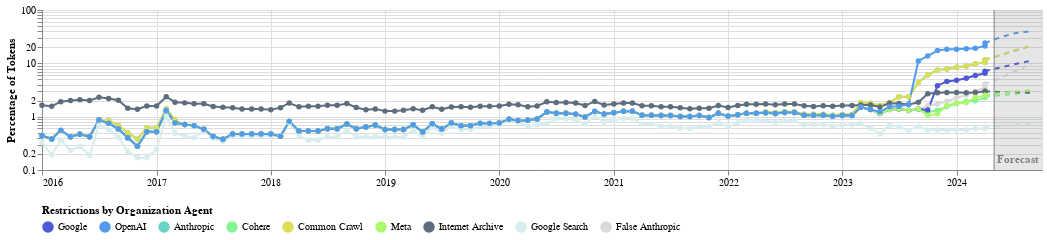

Source (notebook cell):
### Markdown cell above
## Plot Restrictions by Company

### Code cell
df = robots_temporal_head_summary.copy()

forecast_startdate = df["period"].max().strftime("%Y-%m-%d")
df = forecasting_util.forecast_company_comparisons_altair(
    df,
    lags=LAGS,
    val_col="tokens",
    n_periods=N_PERIODS
)

AGENT_COLORMAP = {
    "Google": "#4D58D5",          # blue
    "OpenAI": "#519BEE",          # coral
    "Anthropic": "#68D4C4",       # green
    "Cohere": "#83F590",          # red
    "Common Crawl": "#DEDD56",    # muted purple
    "Meta": "#ADF86C",            # slate gray
    "Internet Archive": "#5D6D7E",# golden yellow
    "Google Search": "#D7EDEE",   # light gray
    "False Anthropic": "#D9D9D9"  # teal
}

chart_companies = visualization_util.plot_company_comparisons_altair(
    df,
    color_mapping=AGENT_COLORMAP,
    scale_y="log",
    configure=False,
    eventline_scaling=4, # How tall the event marker lines should be (scaling is relative to the span of data at the event time)
    forecast_startdate=forecast_startdate,
    skip_pct=True,
    legend_title="Restrictions by Organization Agent",
    **PLOT_KWARGS
)

chart_companies.save(
    "Company_Comparisons_%s.png" % (ANALYSIS_TYPE),
    ppi=300
)

chart_companies

### Figure 1 — Vega-Lite specification as saved in the notebook (floating-point values rounded to 4 significant figures; data arrays with more than 128 entries replaced by an {"elided": "..."} marker saying what was removed)
{"config": {"title": {"font": "Times New Roman"}, "axis": {"labelFont": "Times New Roman", "titleFont": "Times New Roman"}, "header": {"labelFont": "Times New Roman", "titleFont": "Times New Roman"}, "legend": {"labelFont": "Times New Roman", "titleFont": "Times New Roman"}, "text": {"font": "Times New Roman"}}, "layer": [{"data": {"name": "data-7896e2b9a59fc1a0ecf8b053669ac57f"}, "mark": {"type": "line"}, "encoding": {"color": {"field": "agent", "legend": {"orient": "bottom", "title": "Restrictions by Organization Agent", "titleLimit": 0}, "scale": {"domain": ["Google", "OpenAI", "Anthropic", "Cohere", "Common Crawl", "Meta", "Internet Archive", "Google Search", "False Anthropic"], "range": ["#4D58D5", "#519BEE", "#68D4C4", "#83F590", "#DEDD56", "#ADF86C", "#5D6D7E", "#D7EDEE", "#D9D9D9"]}, "type": "nominal"}, "strokeDash": {"value": [5, 5]}, "x": {"axis": {"format": "%Y", "labelAngle": 0, "tickCount": "year"}, "field": "period", "timeUnit": "yearmonth", "title": "", "type": "temporal"}, "y": {"field": "percent_Restrictive", "scale": {"type": "log"}, "title": "Percentage of Tokens", "type": "quantitative"}}}, {"data": {"name": "data-d0d1cb2b581a6e5042df7e14ec9b0c55"}, "mark": {"type": "line", "point": true}, "encoding": {"color": {"field": "agent", "legend": {"orient": "bottom", "title": "Restrictions by Organization Agent", "titleLimit": 0}, "scale": {"domain": ["Google", "OpenAI", "Anthropic", "Cohere", "Common Crawl", "Meta", "Internet Archive", "Google Search", "False Anthropic"], "range": ["#4D58D5", "#519BEE", "#68D4C4", "#83F590", "#DEDD56", "#ADF86C", "#5D6D7E", "#D7EDEE", "#D9D9D9"]}, "type": "nominal"}, "x": {"axis": {"format": "%Y", "labelAngle": 0, "tickCount": "year"}, "field": "period", "timeUnit": "yearmonth", "title": "", "type": "temporal"}, "y": {"field": "percent_Restrictive", "scale": {"type": "log"}, "title": "Percentage of Tokens", "type": "quantitative"}}}, {"data": {"name": "data-72e43f35eaad1e189c0c255eb85c910c"}, "mark": {"type": "rect", "color": "gray", "opacity": 0.2}, "encoding": {"x": {"field": "start", "title": "", "type": "temporal"}, "x2": {"field": "end"}}}, {"data": {"name": "data-f2d75896c561bf9713a9b6354ac056e0"}, "mark": {"type": "rule", "color": "gray"}, "encoding": {"x": {"field": "period", "type": "temporal"}}}, {"data": {"name": "data-72928a7f5b836d6d41b0b19341d75930"}, "mark": {"type": "text", "align": "center", "baseline": "middle", "color": "gray", "dx": 0, "dy": 150, "fontWeight": "bold"}, "encoding": {"text": {"field": "text", "type": "nominal"}, "x": {"field": "date", "type": "temporal"}, "y": {"value": 0}}}, {"data": {"name": "data-4f53cda18c2baa0c0354bb5f9a3ecbe5"}, "mark": {"type": "rule", "color": "black"}, "encoding": {"x": {"field": "period", "type": "temporal"}, "y": {"field": "y_min", "type": "quantitative"}, "y2": {"field": "y_max"}}}, {"data": {"name": "data-4f53cda18c2baa0c0354bb5f9a3ecbe5"}, "mark": {"type": "point", "color": "black"}, "encoding": {"x": {"field": "period", "type": "temporal"}, "y": {"field": "y_max", "type": "quantitative"}}}, {"data": {"name": "data-4f53cda18c2baa0c0354bb5f9a3ecbe5"}, "mark": {"type": "text", "align": "left", "baseline": "middle", "color": "black", "dx": 10, "dy": 0, "fontSize": 14}, "encoding": {"text": {"field": "label", "type": "nominal"}, "x": {"field": "period", "type": "temporal"}, "y": {"field": "y_max", "type": "quantitative"}}}], "height": 160, "width": 1000, "$schema": "https://vega.github.io/schema/vega-lite/v5.17.0.json", "datasets": {"data-7896e2b9a59fc1a0ecf8b053669ac57f": [{"period": "2024-04-30T00:00:00", "agent": "Anthropic", "percent_Restrictive": 11.73, "timestamp": 1714000000.0}, {"period": "2024-05-31T00:00:00", "agent": "Anthropic", "percent_Restrictive": 13.19, "timestamp": 1717000000.0}, {"period": "2024-06-30T00:00:00", "agent": "Anthropic", "percent_Restrictive": 15.03, "timestamp": 1720000000.0}, {"period": "2024-07-31T00:00:00", "agent": "Anthropic", "percent_Restrictive": 17.02, "timestamp": 1722000000.0}, {"period": "2024-08-31T00:00:00", "agent": "Anthropic", "percent_Restrictive": 19.25, "timestamp": 1725000000.0}, {"period": "2024-09-30T00:00:00", "agent": "Anthropic", "percent_Restrictive": 21.61, "timestamp": 1728000000.0}, {"period": "2024-04-30T00:00:00", "agent": "Cohere", "percent_Restrictive": 2.38, "timestamp": 1714000000.0}, {"period": "2024-05-31T00:00:00", "agent": "Cohere", "percent_Restrictive": 2.451, "timestamp": 1717000000.0}, {"period": "2024-06-30T00:00:00", "agent": "Cohere", "percent_Restrictive": 2.569, "timestamp": 1720000000.0}, {"period": "2024-07-31T00:00:00", "agent": "Cohere", "percent_Restrictive": 2.673, "timestamp": 1722000000.0}, {"period": "2024-08-31T00:00:00", "agent": "Cohere", "percent_Restrictive": 2.77, "timestamp": 1725000000.0}, {"period": "2024-09-30T00:00:00", "agent": "Cohere", "percent_Restrictive": 2.847, "timestamp": 1728000000.0}, {"period": "2024-04-30T00:00:00", "agent": "Combined Agent", "percent_Restrictive": 26.23, "timestamp": 1714000000.0}, {"period": "2024-05-31T00:00:00", "agent": "Combined Agent", "percent_Restrictive": 30.36, "timestamp": 1717000000.0}, {"period": "2024-06-30T00:00:00", "agent": "Combined Agent", "percent_Restrictive": 34.69, "timestamp": 1720000000.0}, {"period": "2024-07-31T00:00:00", "agent": "Combined Agent", "percent_Restrictive": 38.99, "timestamp": 1722000000.0}, {"period": "2024-08-31T00:00:00", "agent": "Combined Agent", "percent_Restrictive": 39.29, "timestamp": 1725000000.0}, {"period": "2024-09-30T00:00:00", "agent": "Combined Agent", "percent_Restrictive": 37.5, "timestamp": 1728000000.0}, {"period": "2024-04-30T00:00:00", "agent": "Common Crawl", "percent_Restrictive": 11.73, "timestamp": 1714000000.0}, {"period": "2024-05-31T00:00:00", "agent": "Common Crawl", "percent_Restrictive": 13.19, "timestamp": 1717000000.0}, {"period": "2024-06-30T00:00:00", "agent": "Common Crawl", "percent_Restrictive": 15.03, "timestamp": 1720000000.0}, {"period": "2024-07-31T00:00:00", "agent": "Common Crawl", "percent_Restrictive": 17.02, "timestamp": 1722000000.0}, {"period": "2024-08-31T00:00:00", "agent": "Common Crawl", "percent_Restrictive": 19.25, "timestamp": 1725000000.0}, {"period": "2024-09-30T00:00:00", "agent": "Common Crawl", "percent_Restrictive": 21.61, "timestamp": 1728000000.0}, {"period": "2024-04-30T00:00:00", "agent": "False Anthropic", "percent_Restrictive": 4.096, "timestamp": 1714000000.0}, {"period": "2024-05-31T00:00:00", "agent": "False Anthropic", "percent_Restrictive": 4.805, "timestamp": 1717000000.0}, {"period": "2024-06-30T00:00:00", "agent": "False Anthropic", "percent_Restrictive": 5.715, "timestamp": 1720000000.0}, {"period": "2024-07-31T00:00:00", "agent": "False Anthropic", "percent_Restrictive": 6.862, "timestamp": 1722000000.0}, {"period": "2024-08-31T00:00:00", "agent": "False Anthropic", "percent_Restrictive": 8.283, "timestamp": 1725000000.0}, {"period": "2024-09-30T00:00:00", "agent": "False Anthropic", "percent_Restrictive": 10.07, "timestamp": 1728000000.0}, {"period": "2024-04-30T00:00:00", "agent": "Google", "percent_Restrictive": 7.143, "timestamp": 1714000000.0}, {"period": "2024-05-31T00:00:00", "agent": "Google", "percent_Restrictive": 7.867, "timestamp": 1717000000.0}, {"period": "2024-06-30T00:00:00", "agent": "Google", "percent_Restrictive": 8.659, "timestamp": 1720000000.0}, {"period": "2024-07-31T00:00:00", "agent": "Google", "percent_Restrictive": 9.525, "timestamp": 1722000000.0}, {"period": "2024-08-31T00:00:00", "agent": "Google", "percent_Restrictive": 10.44, "timestamp": 1725000000.0}, {"period": "2024-09-30T00:00:00", "agent": "Google", "percent_Restrictive": 11.42, "timestamp": 1728000000.0}, {"period": "2024-04-30T00:00:00", "agent": "Google Search", "percent_Restrictive": 0.6404, "timestamp": 1714000000.0}, {"period": "2024-05-31T00:00:00", "agent": "Google Search", "percent_Restrictive": 0.6558, "timestamp": 1717000000.0}, {"period": "2024-06-30T00:00:00", "agent": "Google Search", "percent_Restrictive": 0.6722, "timestamp": 1720000000.0}, {"period": "2024-07-31T00:00:00", "agent": "Google Search", "percent_Restrictive": 0.6959, "timestamp": 1722000000.0}, {"period": "2024-08-31T00:00:00", "agent": "Google Search", "percent_Restrictive": 0.7126, "timestamp": 1725000000.0}, {"period": "2024-09-30T00:00:00", "agent": "Google Search", "percent_Restrictive": 0.7259, "timestamp": 1728000000.0}, {"period": "2024-04-30T00:00:00", "agent": "Internet Archive", "percent_Restrictive": 2.979, "timestamp": 1714000000.0}, {"period": "2024-05-31T00:00:00", "agent": "Internet Archive", "percent_Restrictive": 2.933, "timestamp": 1717000000.0}, {"period": "2024-06-30T00:00:00", "agent": "Internet Archive", "percent_Restrictive": 2.901, "timestamp": 1720000000.0}, {"period": "2024-07-31T00:00:00", "agent": "Internet Archive", "percent_Restrictive": 2.879, "timestamp": 1722000000.0}, {"period": "2024-08-31T00:00:00", "agent": "Internet Archive", "percent_Restrictive": 2.86, "timestamp": 1725000000.0}, {"period": "2024-09-30T00:00:00", "agent": "Internet Archive", "percent_Restrictive": 2.79, "timestamp": 1728000000.0}, {"period": "2024-04-30T00:00:00", "agent": "Meta", "percent_Restrictive": 2.532, "timestamp": 1714000000.0}, {"period": "2024-05-31T00:00:00", "agent": "Meta", "percent_Restrictive": 2.677, "timestamp": 1717000000.0}, {"period": "2024-06-30T00:00:00", "agent": "Meta", "percent_Restrictive": 2.824, "timestamp": 1720000000.0}, {"period": "2024-07-31T00:00:00", "agent": "Meta", "percent_Restrictive": 2.958, "timestamp": 1722000000.0}, {"period": "2024-08-31T00:00:00", "agent": "Meta", "percent_Restrictive": 3.062, "timestamp": 1725000000.0}, {"period": "2024-09-30T00:00:00", "agent": "Meta", "percent_Restrictive": 3.142, "timestamp": 1728000000.0}, {"period": "2024-04-30T00:00:00", "agent": "OpenAI", "percent_Restrictive": 24.14, "timestamp": 1714000000.0}, {"period": "2024-05-31T00:00:00", "agent": "OpenAI", "percent_Restrictive": 28.01, "timestamp": 1717000000.0}, {"period": "2024-06-30T00:00:00", "agent": "OpenAI", "percent_Restrictive": 32.13, "timestamp": 1720000000.0}, {"period": "2024-07-31T00:00:00", "agent": "OpenAI", "percent_Restrictive": 36.33, "timestamp": 1722000000.0}, {"period": "2024-08-31T00:00:00", "agent": "OpenAI", "percent_Restrictive": 38.55, "timestamp": 1725000000.0}, {"period": "2024-09-30T00:00:00", "agent": "OpenAI", "percent_Restrictive": 39.81, "timestamp": 1728000000.0}], "data-d0d1cb2b581a6e5042df7e14ec9b0c55": {"elided": "1010 records"}, "data-72e43f35eaad1e189c0c255eb85c910c": [{"start": "2024-04-30T00:00:00", "end": "2024-09-30T00:00:00"}], "data-f2d75896c561bf9713a9b6354ac056e0": [{"period": "2024-04-30T00:00:00"}], "data-72928a7f5b836d6d41b0b19341d75930": [{"date": "2024-07-15T12:00:00", "text": "Forecast"}], "data-4f53cda18c2baa0c0354bb5f9a3ecbe5": []}}
